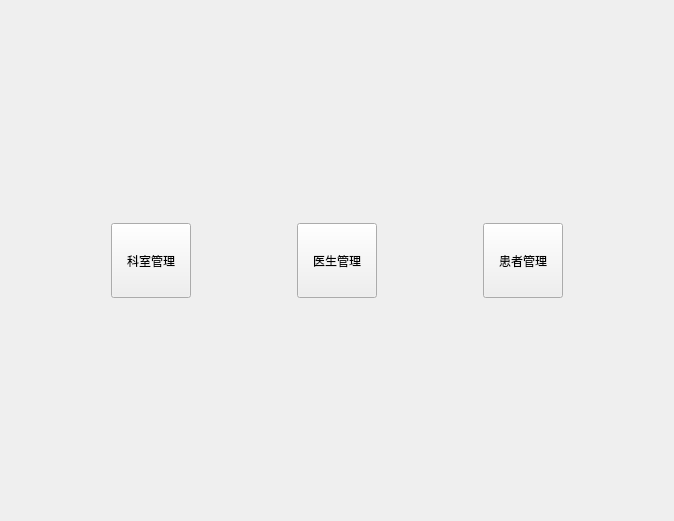
<?xml version="1.0" encoding="UTF-8"?>
<ui version="4.0">
 <class>WelcomeView</class>
 <widget class="QWidget" name="WelcomeView">
  <property name="geometry">
   <rect>
    <x>0</x>
    <y>0</y>
    <width>674</width>
    <height>521</height>
   </rect>
  </property>
  <property name="windowTitle">
   <string>欢迎</string>
  </property>
  <layout class="QHBoxLayout" name="horizontalLayout_2">
   <item>
    <layout class="QHBoxLayout" name="horizontalLayout">
     <item>
      <spacer name="horizontalSpacer">
       <property name="orientation">
        <enum>Qt::Horizontal</enum>
       </property>
       <property name="sizeHint" stdset="0">
        <size>
         <width>40</width>
         <height>20</height>
        </size>
       </property>
      </spacer>
     </item>
     <item>
      <layout class="QVBoxLayout" name="verticalLayout">
       <item>
        <spacer name="verticalSpacer">
         <property name="orientation">
          <enum>Qt::Vertical</enum>
         </property>
         <property name="sizeHint" stdset="0">
          <size>
           <width>20</width>
           <height>40</height>
          </size>
         </property>
        </spacer>
       </item>
       <item>
        <widget class="QPushButton" name="pushButton">
         <property name="sizePolicy">
          <sizepolicy hsizetype="Minimum" vsizetype="Minimum">
           <horstretch>0</horstretch>
           <verstretch>0</verstretch>
          </sizepolicy>
         </property>
         <property name="minimumSize">
          <size>
           <width>75</width>
           <height>75</height>
          </size>
         </property>
         <property name="text">
          <string>科室管理</string>
         </property>
         <property name="autoRepeatInterval">
          <number>100</number>
         </property>
         <property name="autoDefault">
          <bool>false</bool>
         </property>
        </widget>
       </item>
       <item>
        <spacer name="verticalSpacer_2">
         <property name="orientation">
          <enum>Qt::Vertical</enum>
         </property>
         <property name="sizeHint" stdset="0">
          <size>
           <width>20</width>
           <height>40</height>
          </size>
         </property>
        </spacer>
       </item>
      </layout>
     </item>
     <item>
      <spacer name="horizontalSpacer_2">
       <property name="orientation">
        <enum>Qt::Horizontal</enum>
       </property>
       <property name="sizeHint" stdset="0">
        <size>
         <width>41</width>
         <height>20</height>
        </size>
       </property>
      </spacer>
     </item>
     <item>
      <layout class="QVBoxLayout" name="verticalLayout_2">
       <item>
        <spacer name="verticalSpacer_3">
         <property name="orientation">
          <enum>Qt::Vertical</enum>
         </property>
         <property name="sizeHint" stdset="0">
          <size>
           <width>20</width>
           <height>40</height>
          </size>
         </property>
        </spacer>
       </item>
       <item>
        <widget class="QPushButton" name="pushButton_2">
         <property name="enabled">
          <bool>true</bool>
         </property>
         <property name="sizePolicy">
          <sizepolicy hsizetype="Minimum" vsizetype="Minimum">
           <horstretch>0</horstretch>
           <verstretch>0</verstretch>
          </sizepolicy>
         </property>
         <property name="minimumSize">
          <size>
           <width>75</width>
           <height>75</height>
          </size>
         </property>
         <property name="text">
          <string>医生管理</string>
         </property>
         <property name="autoRepeatInterval">
          <number>100</number>
         </property>
         <property name="autoDefault">
          <bool>false</bool>
         </property>
        </widget>
       </item>
       <item>
        <spacer name="verticalSpacer_4">
         <property name="orientation">
          <enum>Qt::Vertical</enum>
         </property>
         <property name="sizeHint" stdset="0">
          <size>
           <width>20</width>
           <height>40</height>
          </size>
         </property>
        </spacer>
       </item>
      </layout>
     </item>
     <item>
      <spacer name="horizontalSpacer_3">
       <property name="orientation">
        <enum>Qt::Horizontal</enum>
       </property>
       <property name="sizeHint" stdset="0">
        <size>
         <width>40</width>
         <height>20</height>
        </size>
       </property>
      </spacer>
     </item>
     <item>
      <layout class="QVBoxLayout" name="verticalLayout_3">
       <item>
        <spacer name="verticalSpacer_5">
         <property name="orientation">
          <enum>Qt::Vertical</enum>
         </property>
         <property name="sizeHint" stdset="0">
          <size>
           <width>20</width>
           <height>40</height>
          </size>
         </property>
        </spacer>
       </item>
       <item>
        <widget class="QPushButton" name="pushButton_3">
         <property name="sizePolicy">
          <sizepolicy hsizetype="Minimum" vsizetype="Minimum">
           <horstretch>0</horstretch>
           <verstretch>0</verstretch>
          </sizepolicy>
         </property>
         <property name="minimumSize">
          <size>
           <width>75</width>
           <height>75</height>
          </size>
         </property>
         <property name="text">
          <string>患者管理</string>
         </property>
         <property name="autoRepeatInterval">
          <number>100</number>
         </property>
         <property name="autoDefault">
          <bool>false</bool>
         </property>
        </widget>
       </item>
       <item>
        <spacer name="verticalSpacer_6">
         <property name="orientation">
          <enum>Qt::Vertical</enum>
         </property>
         <property name="sizeHint" stdset="0">
          <size>
           <width>20</width>
           <height>40</height>
          </size>
         </property>
        </spacer>
       </item>
      </layout>
     </item>
     <item>
      <spacer name="horizontalSpacer_4">
       <property name="orientation">
        <enum>Qt::Horizontal</enum>
       </property>
       <property name="sizeHint" stdset="0">
        <size>
         <width>40</width>
         <height>20</height>
        </size>
       </property>
      </spacer>
     </item>
    </layout>
   </item>
  </layout>
 </widget>
 <resources/>
 <connections/>
</ui>
